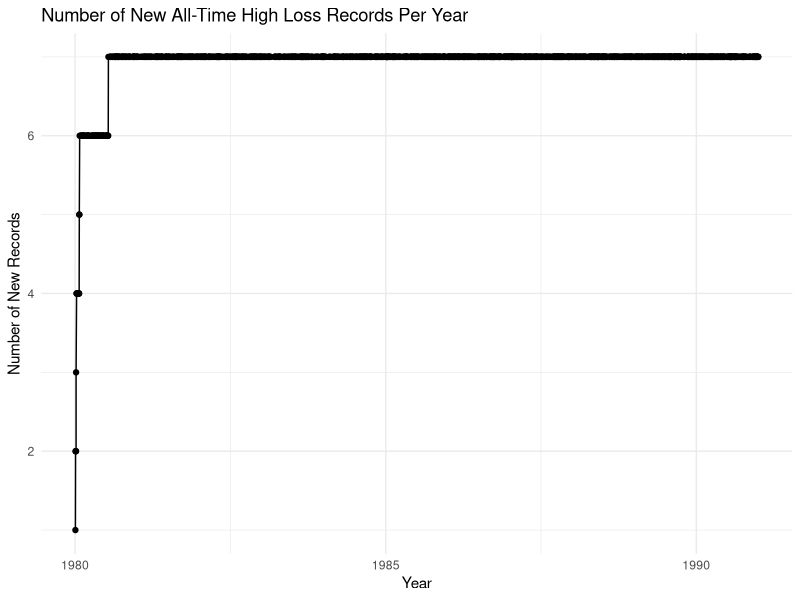

This figure's R source:
# Load necessary libraries
library(fitdistrplus)
library(dplyr)
library(ggplot2)

# Load your dataset (replace 'danish_dataset.csv' with the path to your dataset)
data("danishuni")
# Ensure your date column is in Date format (replace 'Date' with the actual column name if different)

# Find new all-time high loss values
data <- danishuni %>%
  arrange(Date) %>%
  mutate(is_new_record = cumsum(Loss == cummax(Loss)))

# Count the number of new records per year
new_records_per_year <- data %>%
  filter(is_new_record == 1) %>%
  mutate(year = format(Date, "%Y")) %>%
  group_by(year) %>%
  summarise(count = n())

# Plot the number of new records per year
ggplot(data, aes(x = Date, y = is_new_record)) +
  geom_line() +
  geom_point() +
  labs(title = "Number of New All-Time High Loss Records Per Year",
       x = "Year",
       y = "Number of New Records") +
  theme_minimal()
